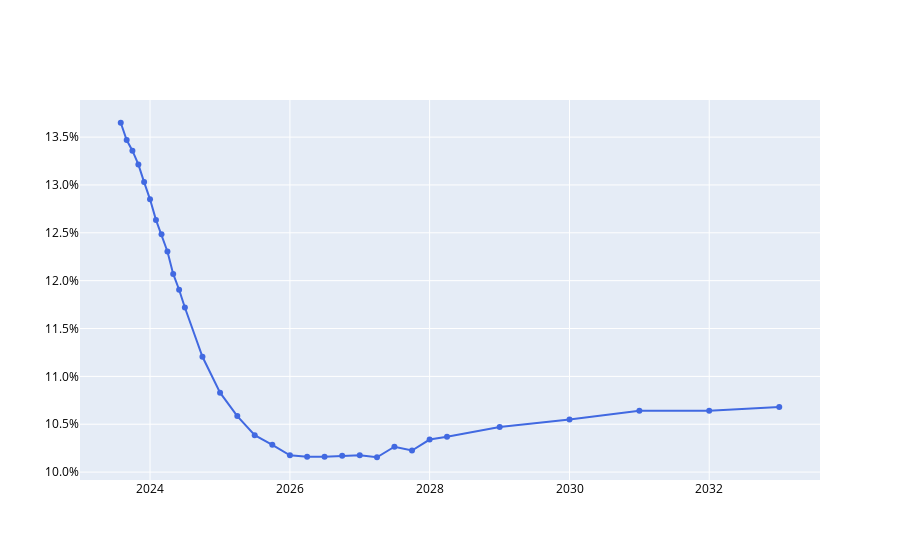

Notebook code cell kept with this figure:
### Code cell
import plotly.graph_objects as go
import plotly.io as pio
pio.renderers.default = "vscode"

fig= go.Figure()

fig.add_trace(go.Scatter(x=tabela.index, y=tabela.values, name=f"Curva de Juros",
                        line=dict(color='royalblue', width=2), mode='lines+markers'))

fig.update_layout(yaxis=dict(tickformat=".1%", tickfont=dict(color="black")),
                            xaxis=dict(tickfont=dict(color="black")))

fig.show()

### Figure 1 — Plotly figure (JSON) as saved in the notebook; plotly's stock layout.template omitted (floating-point values rounded to 4 significant figures)
{"data": [{"line": {"color": "royalblue", "width": 2}, "mode": "lines+markers", "name": "Curva de Juros", "type": "scatter", "x": ["2023-08-01T00:00:00", "2023-09-01T00:00:00", "2023-10-01T00:00:00", "2023-11-01T00:00:00", "2023-12-01T00:00:00", "2024-01-01T00:00:00", "2024-02-01T00:00:00", "2024-03-01T00:00:00", "2024-04-01T00:00:00", "2024-05-01T00:00:00", "2024-06-01T00:00:00", "2024-07-01T00:00:00", "2024-10-01T00:00:00", "2025-01-01T00:00:00", "2025-04-01T00:00:00", "2025-07-01T00:00:00", "2025-10-01T00:00:00", "2026-01-01T00:00:00", "2026-04-01T00:00:00", "2026-07-01T00:00:00", "2026-10-01T00:00:00", "2027-01-01T00:00:00", "2027-04-01T00:00:00", "2027-07-01T00:00:00", "2027-10-01T00:00:00", "2028-01-01T00:00:00", "2028-04-01T00:00:00", "2029-01-01T00:00:00", "2030-01-01T00:00:00", "2031-01-01T00:00:00", "2032-01-01T00:00:00", "2033-01-01T00:00:00"], "y": [0.1365, 0.1347, 0.1336, 0.1321, 0.1303, 0.1285, 0.1263, 0.1248, 0.123, 0.1207, 0.119, 0.1172, 0.112, 0.1083, 0.1059, 0.1038, 0.1028, 0.1018, 0.1016, 0.1016, 0.1017, 0.1018, 0.1015, 0.1027, 0.1022, 0.1034, 0.1037, 0.1047, 0.1055, 0.1064, 0.1064, 0.1068]}], "layout": {"xaxis": {"tickfont": {"color": "black"}}, "yaxis": {"tickfont": {"color": "black"}, "tickformat": ".1%"}}}
